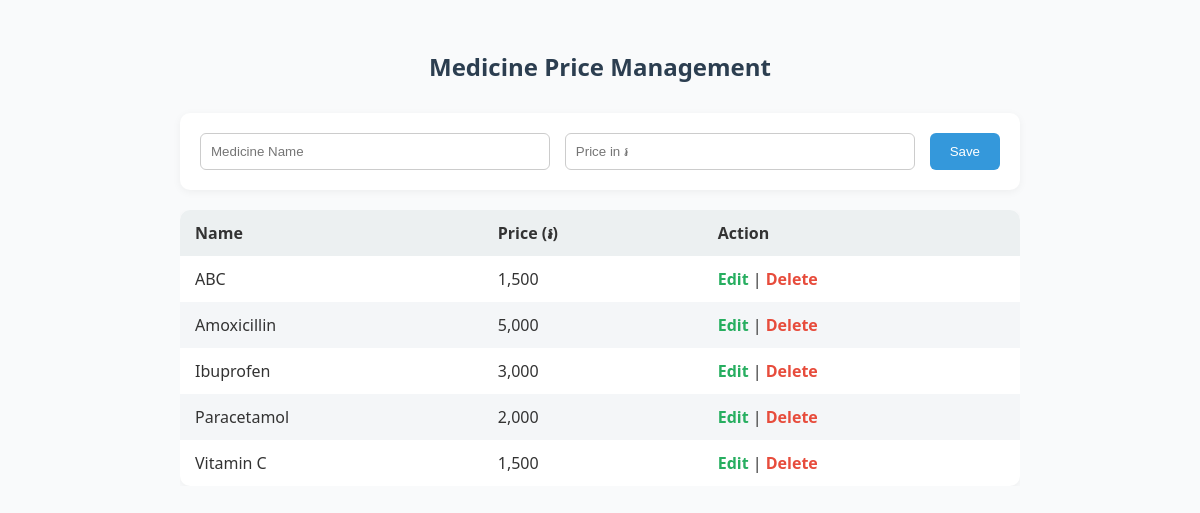
/admin/admin_prices.php, run on the app's committed database.
### tables this page shows
CREATE TABLE IF NOT EXISTS medicine_prices (
  id INT AUTO_INCREMENT PRIMARY KEY,
  name VARCHAR(255) NOT NULL UNIQUE,
  price INT NOT NULL,
  created_at TIMESTAMP DEFAULT CURRENT_TIMESTAMP
);

### admin/admin_prices.php (the view, shortened to what this page needs)
<?php
$host = "localhost";
$db = "clinic_db";
$user = "root";
$pass = "";
$conn = new mysqli($host, $user, $pass, $db);
$prices = $conn->query("SELECT * FROM medicine_prices ORDER BY name ASC");
?>
<!DOCTYPE html>
<html lang="en">
<head>
</head>
<body>
  <h2>Medicine Price Management</h2>
  <form method="POST" id="price-form">
    <input type="text" name="name" id="name" placeholder="Medicine Name" required>
    <input type="number" name="price" id="price" placeholder="Price in ៛" required>
    <button type="submit" name="save">Save</button>
  </form>
  <div class="table-wrapper">
    <table>
      <thead>
        <tr>
          <th>Name</th>
          <th>Price (៛)</th>
          <th>Action</th>
        </tr>
      </thead>
      <tbody>
        <?php while ($row = $prices->fetch_assoc()): ?>
          <tr>
            <td><?= htmlspecialchars($row['name']) ?></td>
            <td><?= number_format($row['price']) ?></td>
            <td>
              <a href="#" class="edit" onclick="editMedicine('<?= htmlspecialchars(addslashes($row['name'])) ?>', <?= $row['price'] ?>); return false;">Edit</a> |
              <a href="?delete=<?= urlencode($row['name']) ?>" class="delete" onclick="return confirm('Delete this price?');">Delete</a>
            </td>
          </tr>
        <?php endwhile; ?>
      </tbody>
    </table>
  </div>
</body>
</html>

### admin/admin_prices.php (style rules this page uses)
* { box-sizing: border-box; }
body { font-family: 'Segoe UI', sans-serif; background-color: #f9fafb; color: #333; padding: 30px; max-width: 900px; margin: auto; }
h2 { text-align: center; color: #2c3e50; margin-bottom: 30px; }
form { background: #fff; padding: 20px; border-radius: 10px; box-shadow: 0 2px 8px rgba(0,0,0,0.05); display: flex; gap: 15px; flex-wrap: wrap; margin-bottom: 20px; }
form input[type="text"], form input[type="number"] { flex: 1 1 200px; padding: 10px; border: 1px solid #ccc; border-radius: 6px; }
form button { background: #3498db; color: white; padding: 10px 20px; border: none; border-radius: 6px; cursor: pointer; transition: background 0.3s ease; }
.table-wrapper { overflow-x: auto; }
table { width: 100%; border-collapse: collapse; background: white; border-radius: 10px; overflow: hidden; box-shadow: 0 2px 8px rgba(0,0,0,0.05); }
th, td { padding: 12px 15px; text-align: left; }
thead { background-color: #ecf0f1; font-weight: bold; }
tr:nth-child(even) { background-color: #f4f6f8; }
.delete { color: #e74c3c; text-decoration: none; font-weight: bold; }
.edit { color: #27ae60; text-decoration: none; font-weight: bold; }

### data on the page
medicine_prices: name "ABC", price "1,500"
medicine_prices: name "Amoxicillin", price "5,000"
medicine_prices: name "Ibuprofen", price "3,000"
medicine_prices: name "Paracetamol", price "2,000"
medicine_prices: name "Vitamin C", price "1,500"
